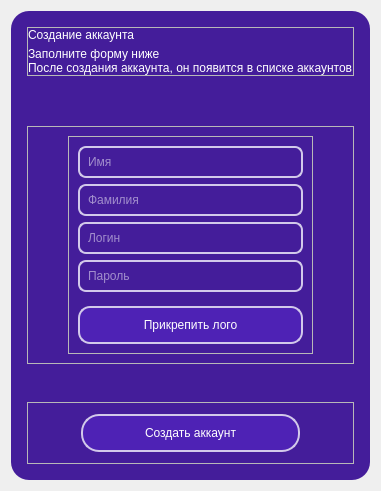
           <widget class="QWidget" name="create_page">
            <layout class="QVBoxLayout" name="verticalLayout_16">
             <item>
              <widget class="QFrame" name="account_frame">
               <property name="styleSheet">
                <string notr="true">#account_frame { 
	border-radius: 18;
	background-color: rgb(68, 29, 154);
}
QLineEdit{
	font: 500 14pt &quot;Roboto&quot;;
	background-color: rgb(68, 29, 154);
	border: 2px solid rgb(210, 201, 234);
	padding: 6;
	color: rgb(255, 255, 255);
	border-radius: 8
}</string>
               </property>
               <property name="frameShape">
                <enum>QFrame::StyledPanel</enum>
               </property>
               <property name="frameShadow">
                <enum>QFrame::Raised</enum>
               </property>
               <layout class="QVBoxLayout" name="verticalLayout_14" stretch="2,1,5,1,2">
                <property name="leftMargin">
                 <number>16</number>
                </property>
                <property name="topMargin">
                 <number>16</number>
                </property>
                <property name="rightMargin">
                 <number>16</number>
                </property>
                <property name="bottomMargin">
                 <number>16</number>
                </property>
                <item alignment="Qt::AlignTop">
                 <widget class="QFrame" name="frame_17">
                  <property name="frameShape">
                   <enum>QFrame::StyledPanel</enum>
                  </property>
                  <property name="frameShadow">
                   <enum>QFrame::Raised</enum>
                  </property>
                  <layout class="QVBoxLayout" name="verticalLayout_13">
                   <property name="spacing">
                    <number>5</number>
                   </property>
                   <property name="leftMargin">
                    <number>0</number>
                   </property>
                   <property name="topMargin">
                    <number>0</number>
                   </property>
                   <property name="rightMargin">
                    <number>0</number>
                   </property>
                   <property name="bottomMargin">
                    <number>0</number>
                   </property>
                   <item>
                    <widget class="QLabel" name="label_9">
                     <property name="styleSheet">
                      <string notr="true">font: 500 18pt &quot;Roboto Medium&quot;;
color: white;
</string>
                     </property>
                     <property name="text">
                      <string>Cоздание аккаунта</string>
                     </property>
                    </widget>
                   </item>
                   <item>
                    <widget class="QLabel" name="label_10">
                     <property name="styleSheet">
                      <string notr="true">color: white;
font: 14pt &quot;Roboto&quot;;</string>
                     </property>
                     <property name="text">
                      <string>Заполните форму ниже
После создания аккаунта, он появится в списке аккаунтов</string>
                     </property>
                    </widget>
                   </item>
                  </layout>
                 </widget>
                </item>
                <item>
                 <spacer name="verticalSpacer_3">
                  <property name="orientation">
                   <enum>Qt::Vertical</enum>
                  </property>
                  <property name="sizeHint" stdset="0">
                   <size>
                    <width>20</width>
                    <height>40</height>
                   </size>
                  </property>
                 </spacer>
                </item>
                <item>
                 <widget class="QFrame" name="frame_8">
                  <property name="frameShape">
                   <enum>QFrame::StyledPanel</enum>
                  </property>
                  <property name="frameShadow">
                   <enum>QFrame::Raised</enum>
                  </property>
                  <layout class="QHBoxLayout" name="horizontalLayout_11" stretch="1,8,1">
                   <item>
                    <spacer name="horizontalSpacer_8">
                     <property name="orientation">
                      <enum>Qt::Horizontal</enum>
                     </property>
                     <property name="sizeHint" stdset="0">
                      <size>
                       <width>60</width>
                       <height>20</height>
                      </size>
                     </property>
                    </spacer>
                   </item>
                   <item>
                    <widget class="QFrame" name="frame_18">
                     <property name="frameShape">
                      <enum>QFrame::StyledPanel</enum>
                     </property>
                     <property name="frameShadow">
                      <enum>QFrame::Raised</enum>
                     </property>
                     <layout class="QVBoxLayout" name="verticalLayout_15">
                      <item>
                       <widget class="QLineEdit" name="le_name">
                        <property name="placeholderText">
                         <string>Имя</string>
                        </property>
                       </widget>
                      </item>
                      <item>
                       <widget class="QLineEdit" name="le_surname">
                        <property name="placeholderText">
                         <string>Фамилия</string>
                        </property>
                       </widget>
                      </item>
                      <item>
                       <widget class="QLineEdit" name="le_login">
                        <property name="placeholderText">
                         <string>Логин</string>
                        </property>
                       </widget>
                      </item>
                      <item>
                       <widget class="QLineEdit" name="le_password">
                        <property name="placeholderText">
                         <string>Пароль</string>
                        </property>
                       </widget>
                      </item>
                      <item>
                       <widget class="QPushButton" name="pb_add_logo">
                        <property name="styleSheet">
                         <string notr="true">
QPushButton{
margin-top: 8;
color: white;
	background-color: rgb(78, 34, 181);
border: 2px solid rgb(210, 201, 234);
border-radius: 12;
padding: 7;
	font: 500 12pt &quot;Roboto Medium&quot;;
padding-top: 10;
padding-bottom: 10;
}
QPushButton:hover{
	background-color: rgb(115, 74, 206);
}
QPushButton:hover:pressed{
	color: rgb(68, 29, 154);
	background-color: white;
}</string>
                        </property>
                        <property name="text">
                         <string>Прикрепить лого</string>
                        </property>
                       </widget>
                      </item>
                     </layout>
                    </widget>
                   </item>
                   <item>
                    <spacer name="horizontalSpacer_9">
                     <property name="orientation">
                      <enum>Qt::Horizontal</enum>
                     </property>
                     <property name="sizeHint" stdset="0">
                      <size>
                       <width>59</width>
                       <height>20</height>
                      </size>
                     </property>
                    </spacer>
                   </item>
                  </layout>
                 </widget>
                </item>
                <item>
                 <spacer name="verticalSpacer">
                  <property name="orientation">
                   <enum>Qt::Vertical</enum>
                  </property>
                  <property name="sizeHint" stdset="0">
                   <size>
                    <width>20</width>
                    <height>40</height>
                   </size>
                  </property>
                 </spacer>
                </item>
                <item>
                 <widget class="QFrame" name="frame_13">
                  <property name="frameShape">
                   <enum>QFrame::StyledPanel</enum>
                  </property>
                  <property name="frameShadow">
                   <enum>QFrame::Raised</enum>
                  </property>
                  <layout class="QHBoxLayout" name="horizontalLayout_9" stretch="1,5,1">
                   <item>
                    <spacer name="horizontalSpacer_7">
                     <property name="orientation">
                      <enum>Qt::Horizontal</enum>
                     </property>
                     <property name="sizeHint" stdset="0">
                      <size>
                       <width>40</width>
                       <height>20</height>
                      </size>
                     </property>
                    </spacer>
                   </item>
                   <item>
                    <widget class="QPushButton" name="pb_create_account">
                     <property name="styleSheet">
                      <string notr="true">QPushButton{
color: white;
	background-color: rgb(78, 34, 181);
border: 2px solid rgb(210, 201, 234);
border-radius: 18;
padding: 7;
	font: 500 12pt &quot;Roboto Medium&quot;;
padding-top: 10;
padding-bottom: 10;
}
QPushButton:hover{
	background-color: rgb(115, 74, 206);
}
QPushButton:hover:pressed{
	color: rgb(68, 29, 154);
	background-color: white;
}</string>
                     </property>
                     <property name="text">
                      <string>Создать аккаунт</string>
                     </property>
                    </widget>
                   </item>
                   <item>
                    <spacer name="horizontalSpacer_6">
                     <property name="orientation">
                      <enum>Qt::Horizontal</enum>
                     </property>
                     <property name="sizeHint" stdset="0">
                      <size>
                       <width>40</width>
                       <height>20</height>
                      </size>
                     </property>
                    </spacer>
                   </item>
                  </layout>
                 </widget>
                </item>
               </layout>
              </widget>
             </item>
            </layout>
           </widget>
